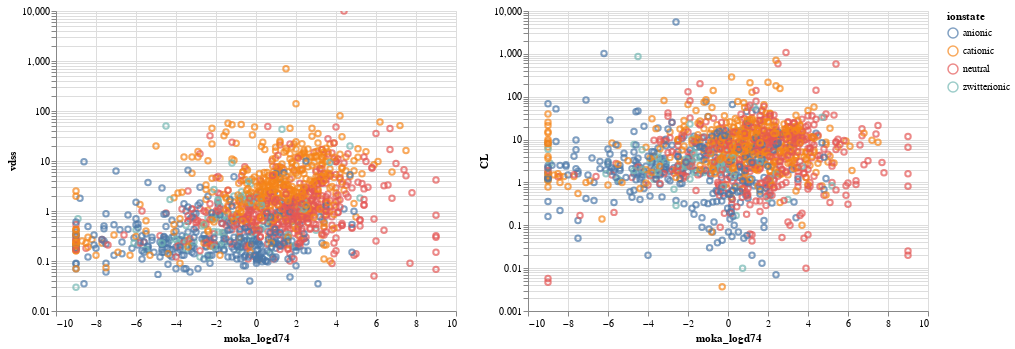

This figure's notebook cell:
### Code cell
vdss_plot | cl_plot

### Figure 1 — Vega-Lite specification as saved in the notebook (floating-point values rounded to 4 significant figures; data arrays with more than 128 entries replaced by an {"elided": "..."} marker saying what was removed)
{"config": {"view": {"continuousWidth": 400, "continuousHeight": 300}}, "hconcat": [{"mark": "point", "encoding": {"color": {"type": "nominal", "field": "ionstate"}, "tooltip": [{"type": "nominal", "field": "drug_name"}, {"type": "quantitative", "field": "moka_logd74"}, {"type": "quantitative", "field": "vdss"}, {"type": "nominal", "field": "ionstate"}, {"type": "quantitative", "field": "CL"}], "x": {"type": "quantitative", "field": "moka_logd74"}, "y": {"type": "quantitative", "field": "vdss", "scale": {"clamp": true, "type": "log"}}}, "selection": {"selector001": {"type": "interval", "bind": "scales", "encodings": ["x", "y"]}}}, {"mark": "point", "encoding": {"color": {"type": "nominal", "field": "ionstate"}, "tooltip": [{"type": "nominal", "field": "drug_name"}, {"type": "quantitative", "field": "moka_logd74"}, {"type": "quantitative", "field": "vdss"}, {"type": "nominal", "field": "ionstate"}, {"type": "quantitative", "field": "CL"}], "x": {"type": "quantitative", "field": "moka_logd74"}, "y": {"type": "quantitative", "field": "CL", "scale": {"clamp": true, "type": "log"}}}, "selection": {"selector002": {"type": "interval", "bind": "scales", "encodings": ["x", "y"]}}}], "data": {"name": "data-37b0cf318a8ab07c19797600524075e1"}, "$schema": "https://vega.github.io/schema/vega-lite/v4.8.1.json", "datasets": {"data-37b0cf318a8ab07c19797600524075e1": {"elided": "1300 records"}}}
